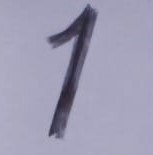
#> input picture dataset/0.jpeg, 153 x 155 px
$ python comparaciones.py
#> lines starting #> are read from the running program, lines starting #| are printed output that depends on the picture; after the words box and inside, x2 and y2 are one past the last pixel; in counts of white or black regions, pixels touching at a corner belong together
import cv2
import numpy as np
from sklearn import datasets

# =============================================================================
# 1. FUNCIONES
# =============================================================================

def procesar_imagen(nombre_archivo):
    # Cargar imagen en escala de grises
#> called with nombre_archivo = 'dataset/0.jpeg'
    img = cv2.imread(nombre_archivo, cv2.IMREAD_GRAYSCALE)
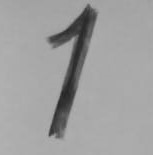
#> img: shape (155, 153); min 35, max 178, mean 159

    if img is None:
        return None

    _, img_binaria = cv2.threshold(img, 100, 255, cv2.THRESH_BINARY_INV)
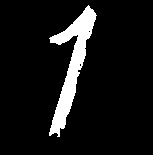
#> img_binaria: shape (155, 153); 8.5% white; 1 white region, box (x1, y1, x2, y2) and area: (49, 5, 97, 137) 2024

    # Reducir a 8x8 pixeles (Usamos img_binaria, que ya está invertida)
    img_pequena = cv2.resize(img_binaria, (8, 8))

    # Escalar valores de 0-255 a 0-16
    img_final = (img_pequena / 255) * 16

    return img_final.astype(int).flatten()


def calcular_distancia(imagen1, imagen2):
    # Distancia Euclidiana simple
    return np.sqrt(np.sum((imagen1 - imagen2) ** 2))


# =============================================================================
# 2. CARGA DE DATOS
# =============================================================================
digits = datasets.load_digits()
biblioteca_imagenes = digits.data
biblioteca_etiquetas = digits.target

# =============================================================================
# 3. CONFIGURACIÓN (TUS FOTOS)
# =============================================================================
mis_archivos = [
    # --- TANDA 1 (0-29) ---
    ("dataset/0.jpeg", 1), ("dataset/1.jpeg", 2), ("dataset/2.jpeg", 3),
    ("dataset/3.jpeg", 4), ("dataset/4.jpeg", 5), ("dataset/5.jpeg", 6),
    ("dataset/6.jpeg", 7), ("dataset/7.jpeg", 8), ("dataset/8.jpeg", 9),
    ("dataset/9.jpeg", 1), ("dataset/10.jpeg", 2), ("dataset/11.jpeg", 3),
    ("dataset/12.jpeg", 4), ("dataset/13.jpeg", 5), ("dataset/14.jpeg", 6),
    ("dataset/15.jpeg", 7), ("dataset/16.jpeg", 8), ("dataset/17.jpeg", 9),
    ("dataset/18.jpeg", 1), ("dataset/19.jpeg", 0), ("dataset/20.jpeg", 0),
    ("dataset/21.jpeg", 0), ("dataset/22.jpeg", 2), ("dataset/23.jpeg", 3),
    ("dataset/24.jpeg", 4), ("dataset/25.jpeg", 5), ("dataset/26.jpeg", 6),
    ("dataset/27.jpeg", 7), ("dataset/28.jpeg", 8), ("dataset/29.jpeg", 9),

    # --- TANDA 2 (30-59) ---
    ("dataset/30.jpeg", 0), ("dataset/31.jpeg", 0), ("dataset/32.jpeg", 0),
    ("dataset/33.jpeg", 1), ("dataset/34.jpeg", 1), ("dataset/35.jpeg", 1),
    ("dataset/36.jpeg", 2), ("dataset/37.jpeg", 2), ("dataset/38.jpeg", 3),
    ("dataset/39.jpeg", 3), ("dataset/40.jpeg", 3), ("dataset/41.jpeg", 4),
    ("dataset/42.jpeg", 5), ("dataset/43.jpeg", 5), ("dataset/44.jpeg", 5),
    ("dataset/45.jpeg", 4), ("dataset/46.jpeg", 6), ("dataset/47.jpeg", 6),
    ("dataset/48.jpeg", 6), ("dataset/49.jpeg", 7), ("dataset/50.jpeg", 7),
    ("dataset/51.jpeg", 7), ("dataset/52.jpeg", 8), ("dataset/53.jpeg", 8),
    ("dataset/54.jpeg", 8), ("dataset/55.jpeg", 9), ("dataset/56.jpeg", 9),
    ("dataset/57.jpeg", 9), ("dataset/58.jpeg", 2), ("dataset/59.jpeg", 4),

    # --- TANDA 3 (60-89) ---
    ("dataset/60.jpeg", 0), ("dataset/61.jpeg", 0), ("dataset/62.jpeg", 0),
    ("dataset/63.jpeg", 1), ("dataset/64.jpeg", 1), ("dataset/65.jpeg", 1),
    ("dataset/66.jpeg", 2), ("dataset/67.jpeg", 2), ("dataset/68.jpeg", 2),
    ("dataset/69.jpeg", 3), ("dataset/70.jpeg", 3), ("dataset/71.jpeg", 3),
    ("dataset/72.jpeg", 4), ("dataset/73.jpeg", 4), ("dataset/74.jpeg", 4),
    ("dataset/75.jpeg", 5), ("dataset/76.jpeg", 5), ("dataset/77.jpeg", 5),
    ("dataset/78.jpeg", 6), ("dataset/79.jpeg", 6), ("dataset/80.jpeg", 6),
    ("dataset/81.jpeg", 7), ("dataset/82.jpeg", 7), ("dataset/83.jpeg", 7),
    ("dataset/84.jpeg", 8), ("dataset/85.jpeg", 8), ("dataset/86.jpeg", 8),
    ("dataset/87.jpeg", 9), ("dataset/88.jpeg", 9), ("dataset/89.jpeg", 9)
]

# =============================================================================
# 4. PROGRAMA PRINCIPAL CON DESEMPATE
# =============================================================================

aciertos = 0
total = 0

print(f"\n{'ARCHIVO':<15} | {'REAL':<5} | {'PREDICHO':<8} | {'VECINOS (Ordenados por cercanía)'}")
print("-" * 75)

for nombre, real in mis_archivos:
    mi_dibujo = procesar_imagen(nombre)
#> mi_dibujo = 64 values, max 16 at index 4, min 0 at index 0, mean 1.19
    if mi_dibujo is None: continue

    # Calcular distancias
    lista_distancias = []
    for i, foto_biblio in enumerate(biblioteca_imagenes):
        dist = calcular_distancia(mi_dibujo, foto_biblio)
        label = biblioteca_etiquetas[i]
        lista_distancias.append((dist, label))
#> this loop made 1797 passes
#> dist on passes 1 to 3: 57.18, 56.22, 57.31
#> after the loop, lista_distancias = 1797 pairs, first value 39.1 to 71.34, second value 0 to 9

    # Ordenar: El índice 0 es el MÁS CERCANO (menor distancia)
    lista_distancias.sort(key=lambda x: x[0])
    tres_vecinos = lista_distancias[:3]
#> tres_vecinos = [(39.1, 1), (44.53, 1), (45, 7)]
    votos = [v[1] for v in tres_vecinos]
#> votos = [1, 1, 7]

    # --- LÓGICA DE VOTACIÓN Y DESEMPATE ---

    # 1. Contar votos
    conteo_votos = {}
    for v in votos:
        conteo_votos[v] = conteo_votos.get(v, 0) + 1
#> this loop made 3 passes
#> v on pass 3: 7
#> after the loop, conteo_votos = {1: 2, 7: 1}

    # 2. Buscar cuántos votos tiene el ganador
    max_votos = max(conteo_votos.values())
#> max_votos = 2

    # 3. Ver quiénes empataron con ese máximo
    candidatos = [num for num, count in conteo_votos.items() if count == max_votos]
#> candidatos = [1]

    if len(candidatos) == 1:
        # CASO 1: Mayoría simple (Gana el que tiene más votos)
        ganador = candidatos[0]
#> ganador = 1
    else:
        # CASO 2: Empate (Ej: [9, 1, 8])
        # REGLA: Gana el vecino que estaba matemáticamente más cerca (índice 0)
        ganador = votos[0]

    # ---------------------------------------

    print(f"{nombre:<15} | {real:<5} | {ganador:<8} | {votos}")
#| dataset/0.jpeg  | 1     | 1        | [1, 1, 7]

    if ganador == real:
        aciertos += 1
    total += 1
#> pass 2 of the loop `for nombre, real in mis_archivos:`:
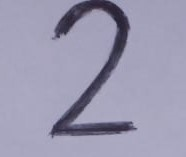
#> input picture dataset/1.jpeg, 186 x 157 px
#> in procesar_imagen (call 2), `img = cv2.imread(nombre_archivo, cv2.IMREAD_GRAYSCALE)`:
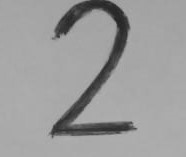
#> img: shape (157, 186); min 35, max 180, mean 156
#> in procesar_imagen (call 2), `_, img_binaria = cv2.threshold(img, 100, 255, cv2.THRESH_BINARY_INV)`:
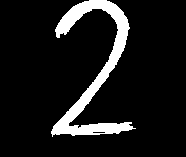
#> img_binaria: shape (157, 186); 10.2% white; 1 white region, box (x1, y1, x2, y2) and area: (51, 0, 136, 137) 2982
#> mi_dibujo = 64 values, max 16 at index 3, min 0 at index 0, mean 2.5
#> the loop `for i, foto_biblio in enumerate(biblioteca_imagenes):` made 1797 passes
#> dist on passes 1 to 3: 52.13, 58.39, 54.88
#> after the loop `for i, foto_biblio in enumerate(biblioteca_imagenes):`: lista_distancias = 1797 pairs, first value 38.52 to 72.37, second value 0 to 9
#> tres_vecinos = [(38.52, 2), (41.17, 2), (41.86, 2)]
#> votos = [2, 2, 2]
#> the loop `for v in votos:` made 3 passes
#> v on pass 1: 2
#> after the loop `for v in votos:`: conteo_votos = {2: 3}
#> max_votos = 3
#> candidatos = [2]
#> ganador = 2
#| dataset/1.jpeg  | 2     | 2        | [2, 2, 2]
#> pass 3 of the loop `for nombre, real in mis_archivos:`:
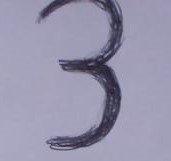
#> input picture dataset/2.jpeg, 171 x 161 px
#> in procesar_imagen (call 3), `img = cv2.imread(nombre_archivo, cv2.IMREAD_GRAYSCALE)`:
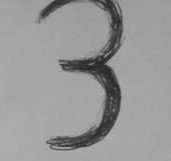
#> img: shape (161, 171); min 30, max 181, mean 151.7
#> in procesar_imagen (call 3), `_, img_binaria = cv2.threshold(img, 100, 255, cv2.THRESH_BINARY_INV)`:
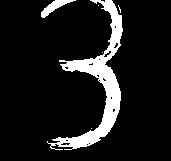
#> img_binaria: shape (161, 171); 10.6% white; 6 white regions (4 under 20 px), largest, box (x1, y1, x2, y2) and area: (47, 0, 123, 150) 2696, (41, 0, 76, 18) 220
#> mi_dibujo = 64 values, max 16 at index 2, min 0 at index 0, mean 1.7
#> the loop `for i, foto_biblio in enumerate(biblioteca_imagenes):` made 1797 passes
#> dist on passes 1 to 3: 55.27, 62.4, 66.19
#> after the loop `for i, foto_biblio in enumerate(biblioteca_imagenes):`: lista_distancias = 1797 pairs, first value 42.19 to 73.52, second value 0 to 9
#> tres_vecinos = [(42.19, 3), (45.74, 3), (46.36, 3)]
#> votos = [3, 3, 3]
#> the loop `for v in votos:` made 3 passes
#> v on passes 1 to 2: 3, 3
#> after the loop `for v in votos:`: conteo_votos = {3: 3}
#> candidatos = [3]
#> ganador = 3
#| dataset/2.jpeg  | 3     | 3        | [3, 3, 3]
#> the loop made 90 passes; the first 3 are shown

print("-" * 75)
if total > 0:
    print(f"Precisión Final: {(aciertos / total) * 100:.2f}% ({aciertos}/{total})")
